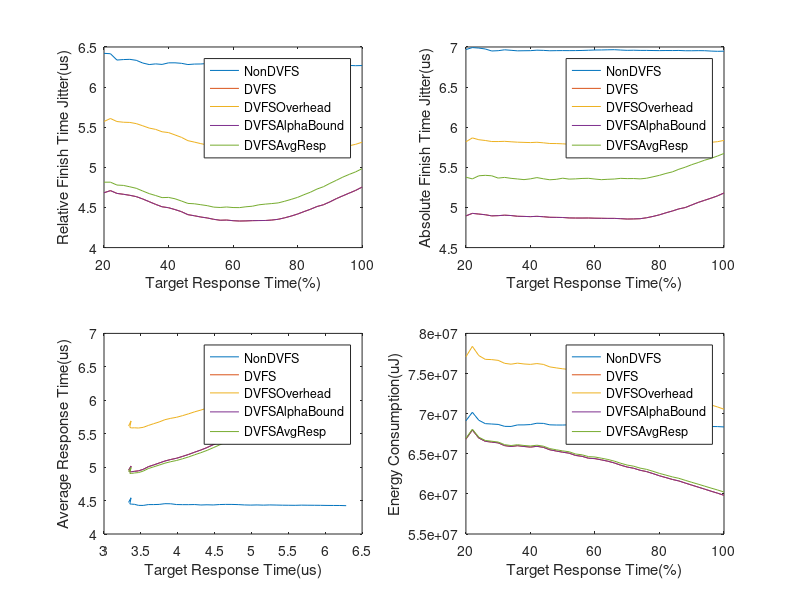
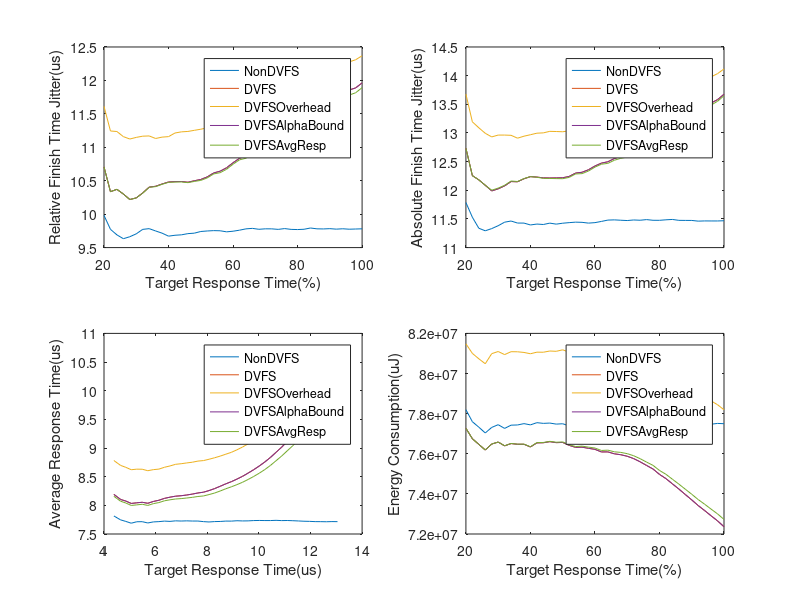
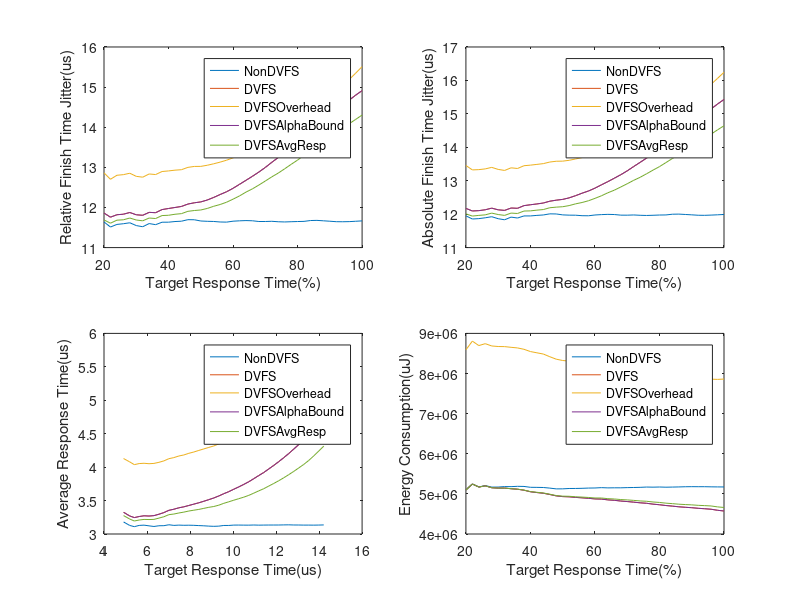

These charts were generated, in order, by the following MATLAB code:
M1=csvread('Total_csv_12/Total_NonDVFS.0.csv');
M2=csvread('Total_csv_12/Total_DVFS.NonOverhead.0.csv');
M3=csvread('Total_csv_12/Total_DVFS.Overhead.0.csv');
M10=csvread('Total_csv_12/Total_DVFS.AlphaBound.0.csv');
M11=csvread('Total_csv_12/Total_DVFS.AvgResp.0.csv');

M4=csvread('Total_csv_12/Total_NonDVFS.1.csv');
M5=csvread('Total_csv_12/Total_DVFS.NonOverhead.1.csv');
M6=csvread('Total_csv_12/Total_DVFS.Overhead.1.csv');
M12=csvread('Total_csv_12/Total_DVFS.AlphaBound.1.csv');
M13=csvread('Total_csv_12/Total_DVFS.AvgResp.1.csv');

M7=csvread('Total_csv_12/Total_NonDVFS.2.csv');
M8=csvread('Total_csv_12/Total_DVFS.NonOverhead.2.csv');
M9=csvread('Total_csv_12/Total_DVFS.Overhead.2.csv');
M14=csvread('Total_csv_12/Total_DVFS.AlphaBound.2.csv');
M15=csvread('Total_csv_12/Total_DVFS.AvgResp.2.csv');

figure(1);
x_axis = M1(:, 1);
RFJ_Env1 = M1(:, 2);
RFJ_Env2 = M2(:, 2);
RFJ_Env3 = M3(:, 2);
RFJ_Env4 = M10(:, 2);
RFJ_Env5 = M11(:, 2);
AFJ_Env1 = M1(:, 3);
AFJ_Env2 = M2(:, 3);
AFJ_Env3 = M3(:, 3);
AFJ_Env4 = M10(:, 3);
AFJ_Env5 = M11(:, 3);
TargetResponse_Env1 = M1(:, 4);
TargetResponse_Env2 = M2(:, 4);
TargetResponse_Env3 = M3(:, 4);
TargetResponse_Env4 = M10(:, 4);
TargetResponse_Env5 = M11(:, 4);
AverageResponse_Env1 = M1(:, 5);
AverageResponse_Env2 = M2(:, 5);
AverageResponse_Env3 = M3(:, 5);
AverageResponse_Env4 = M10(:, 5);
AverageResponse_Env5 = M11(:, 5);
Energy_Env1 = M1(:, 6);
Energy_Env2 = M2(:, 6);
Energy_Env3 = M3(:, 6);
Energy_Env4 = M10(:, 6);
Energy_Env5 = M11(:, 6);
subplot(2,2,1);
plot(x_axis, RFJ_Env1, x_axis, RFJ_Env2, x_axis, RFJ_Env3, x_axis, RFJ_Env4, x_axis, RFJ_Env5);
xlabel("Target Response Time(%)");
ylabel("Relative Finish Time Jitter(us)");
legend({'NonDVFS','DVFS','DVFSOverhead','DVFSAlphaBound','DVFSAvgResp'});
subplot(2,2,2);
plot(x_axis, AFJ_Env1, x_axis, AFJ_Env2, x_axis, AFJ_Env3, x_axis, AFJ_Env4, x_axis, AFJ_Env5);
xlabel("Target Response Time(%)");
ylabel("Absolute Finish Time Jitter(us)");
legend({'NonDVFS','DVFS','DVFSOverhead','DVFSAlphaBound','DVFSAvgResp'});
subplot(2,2,3);
plot(TargetResponse_Env1, AverageResponse_Env1, TargetResponse_Env2, AverageResponse_Env2, TargetResponse_Env3, AverageResponse_Env3, TargetResponse_Env4, AverageResponse_Env4, TargetResponse_Env5, AverageResponse_Env5);
xlabel("Target Response Time(us)");
ylabel("Average Response Time(us)");
legend({'NonDVFS','DVFS','DVFSOverhead','DVFSAlphaBound','DVFSAvgResp'});
subplot(2,2,4);
plot(x_axis, Energy_Env1, x_axis, Energy_Env2, x_axis, Energy_Env3, x_axis, Energy_Env4, x_axis, Energy_Env5);
xlabel("Target Response Time(%)");
ylabel("Energy Consumption(uJ)");
legend({'NonDVFS','DVFS','DVFSOverhead','DVFSAlphaBound','DVFSAvgResp'});

figure(2);
x_axis_Tsk1 = M4(:, 1);
RFJ_Env1_Tsk1 = M4(:, 2);
RFJ_Env2_Tsk1 = M5(:, 2);
RFJ_Env3_Tsk1 = M6(:, 2);
RFJ_Env4_Tsk1 = M12(:, 2);
RFJ_Env5_Tsk1 = M13(:, 2);
AFJ_Env1_Tsk1 = M4(:, 3);
AFJ_Env2_Tsk1 = M5(:, 3);
AFJ_Env3_Tsk1 = M6(:, 3);
AFJ_Env4_Tsk1 = M12(:, 3);
AFJ_Env5_Tsk1 = M13(:, 3);
TargetResponse_Env1_Tsk1 = M4(:, 4);
TargetResponse_Env2_Tsk1 = M5(:, 4);
TargetResponse_Env3_Tsk1 = M6(:, 4);
TargetResponse_Env4_Tsk1 = M12(:, 4);
TargetResponse_Env5_Tsk1 = M13(:, 4);
AverageResponse_Env1_Tsk1 = M4(:, 5);
AverageResponse_Env2_Tsk1 = M5(:, 5);
AverageResponse_Env3_Tsk1 = M6(:, 5);
AverageResponse_Env4_Tsk1 = M12(:, 5);
AverageResponse_Env5_Tsk1 = M13(:, 5);
Energy_Env1_Tsk1 = M4(:, 6);
Energy_Env2_Tsk1 = M5(:, 6);
Energy_Env3_Tsk1 = M6(:, 6);
Energy_Env4_Tsk1 = M12(:, 6);
Energy_Env5_Tsk1 = M13(:, 6);
subplot(2,2,1);
plot(x_axis_Tsk1, RFJ_Env1_Tsk1, x_axis_Tsk1, RFJ_Env2_Tsk1, x_axis_Tsk1, RFJ_Env3_Tsk1, x_axis_Tsk1, RFJ_Env4_Tsk1, x_axis_Tsk1, RFJ_Env5_Tsk1);
xlabel("Target Response Time(%)");
ylabel("Relative Finish Time Jitter(us)");
legend({'NonDVFS','DVFS','DVFSOverhead','DVFSAlphaBound','DVFSAvgResp'});
subplot(2,2,2);
plot(x_axis_Tsk1, AFJ_Env1_Tsk1, x_axis_Tsk1, AFJ_Env2_Tsk1, x_axis_Tsk1, AFJ_Env3_Tsk1, x_axis_Tsk1, AFJ_Env4_Tsk1, x_axis_Tsk1, AFJ_Env5_Tsk1);
xlabel("Target Response Time(%)");
ylabel("Absolute Finish Time Jitter(us)");
legend({'NonDVFS','DVFS','DVFSOverhead','DVFSAlphaBound','DVFSAvgResp'});
subplot(2,2,3);
plot(TargetResponse_Env1_Tsk1, AverageResponse_Env1_Tsk1, TargetResponse_Env2_Tsk1, AverageResponse_Env2_Tsk1, TargetResponse_Env3_Tsk1, AverageResponse_Env3_Tsk1, TargetResponse_Env4_Tsk1, AverageResponse_Env4_Tsk1, TargetResponse_Env5_Tsk1, AverageResponse_Env5_Tsk1);
xlabel("Target Response Time(us)");
ylabel("Average Response Time(us)");
legend({'NonDVFS','DVFS','DVFSOverhead','DVFSAlphaBound','DVFSAvgResp'});
subplot(2,2,4);
plot(x_axis_Tsk1, Energy_Env1_Tsk1, x_axis_Tsk1, Energy_Env2_Tsk1, x_axis_Tsk1, Energy_Env3_Tsk1, x_axis_Tsk1, Energy_Env4_Tsk1, x_axis_Tsk1, Energy_Env5_Tsk1);
xlabel("Target Response Time(%)");
ylabel("Energy Consumption(uJ)");
legend({'NonDVFS','DVFS','DVFSOverhead','DVFSAlphaBound','DVFSAvgResp'});

figure(3);
x_axis_Tsk2 = M7(:, 1);
RFJ_Env1_Tsk2 = M7(:, 2);
RFJ_Env2_Tsk2 = M8(:, 2);
RFJ_Env3_Tsk2 = M9(:, 2);
RFJ_Env4_Tsk2 = M14(:, 2);
RFJ_Env5_Tsk2 = M15(:, 2);
AFJ_Env1_Tsk2 = M7(:, 3);
AFJ_Env2_Tsk2 = M8(:, 3);
AFJ_Env3_Tsk2 = M9(:, 3);
AFJ_Env4_Tsk2 = M14(:, 3);
AFJ_Env5_Tsk2 = M15(:, 3);
TargetResponse_Env1_Tsk2 = M7(:, 4);
TargetResponse_Env2_Tsk2 = M8(:, 4);
TargetResponse_Env3_Tsk2 = M9(:, 4);
TargetResponse_Env4_Tsk2 = M14(:, 4);
TargetResponse_Env5_Tsk2 = M15(:, 4);
AverageResponse_Env1_Tsk2 = M7(:, 5);
AverageResponse_Env2_Tsk2 = M8(:, 5);
AverageResponse_Env3_Tsk2 = M9(:, 5);
AverageResponse_Env4_Tsk2 = M14(:, 5);
AverageResponse_Env5_Tsk2 = M15(:, 5);
Energy_Env1_Tsk2 = M7(:, 6);
Energy_Env2_Tsk2 = M8(:, 6);
Energy_Env3_Tsk2 = M9(:, 6);
Energy_Env4_Tsk2 = M14(:, 6);
Energy_Env5_Tsk2 = M15(:, 6);
subplot(2,2,1);
plot(x_axis_Tsk2, RFJ_Env1_Tsk2, x_axis_Tsk2, RFJ_Env2_Tsk2, x_axis_Tsk2, RFJ_Env3_Tsk2, x_axis_Tsk2, RFJ_Env4_Tsk2, x_axis_Tsk2, RFJ_Env5_Tsk2);
xlabel("Target Response Time(%)");
ylabel("Relative Finish Time Jitter(us)");
legend({'NonDVFS','DVFS','DVFSOverhead','DVFSAlphaBound','DVFSAvgResp'});
subplot(2,2,2);
plot(x_axis_Tsk2, AFJ_Env1_Tsk2, x_axis_Tsk2, AFJ_Env2_Tsk2, x_axis_Tsk2, AFJ_Env3_Tsk2, x_axis_Tsk2, AFJ_Env4_Tsk2, x_axis_Tsk2, AFJ_Env5_Tsk2);
xlabel("Target Response Time(%)");
ylabel("Absolute Finish Time Jitter(us)");
legend({'NonDVFS','DVFS','DVFSOverhead','DVFSAlphaBound','DVFSAvgResp'});
subplot(2,2,3);
plot(TargetResponse_Env1_Tsk2, AverageResponse_Env1_Tsk2, TargetResponse_Env2_Tsk2, AverageResponse_Env2_Tsk2, TargetResponse_Env3_Tsk2, AverageResponse_Env3_Tsk2, TargetResponse_Env4_Tsk2, AverageResponse_Env4_Tsk2, TargetResponse_Env5_Tsk2, AverageResponse_Env5_Tsk2);
xlabel("Target Response Time(us)");
ylabel("Average Response Time(us)");
legend({'NonDVFS','DVFS','DVFSOverhead','DVFSAlphaBound','DVFSAvgResp'});
subplot(2,2,4);
plot(x_axis, Energy_Env1_Tsk2, x_axis_Tsk2, Energy_Env2_Tsk2, x_axis_Tsk2, Energy_Env3_Tsk2, x_axis_Tsk2, Energy_Env4_Tsk2, x_axis_Tsk2, Energy_Env5_Tsk2);
xlabel("Target Response Time(%)");
ylabel("Energy Consumption(uJ)");
legend({'NonDVFS','DVFS','DVFSOverhead','DVFSAlphaBound','DVFSAvgResp'});




